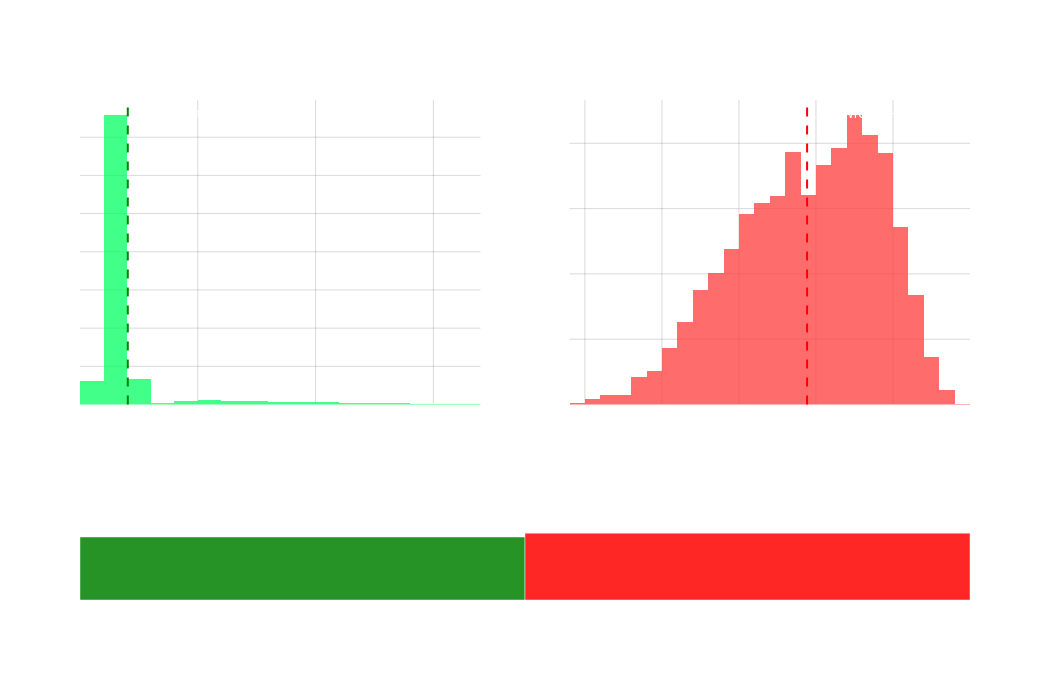

Notebook source saved alongside this figure:
### Markdown cell above
##### Let's Look at the Empirical P/L Distributions

### Code cell
import numpy as np
import random
import plotly.graph_objects as go
from plotly.subplots import make_subplots
from deuces import Card, Evaluator

# Reuse the dynamic "BET UP" logic from the main function in file_context_0
def get_positive_normal_bet(mean=100, std=40):
    bet = -1
    while bet <= 0:
        bet = np.random.normal(mean, std)
    return bet

def generate_betup_net_outcomes(num_games=10000):
    evaluator = Evaluator()
    hero_hand = [Card.new('As'), Card.new('Ah')]
    # Deck minus hero's aces
    full_deck = [Card.new(r+s) for r in Card.STR_RANKS for s in 'shdc' if Card.new(r+s) not in hero_hand]

    net_outcomes = []
    game_results = []  # 1 = win, 0 = tie, -1 = loss

    for step in range(num_games):
        random.shuffle(full_deck)
        cards_needed = full_deck[:15]
        opp_hands = [cards_needed[i*2:(i+1)*2] for i in range(5)]
        board = cards_needed[10:15]

        flop, turn, river = board[:3], board[:4], board[:5]
        streets = [flop, turn, river]

        hero_total_investment = 0
        total_street_pot = 0

        for street in streets:
            hero_score = evaluator.evaluate(street, hero_hand)
            opp_scores = [evaluator.evaluate(street, hand) for hand in opp_hands]

            # BET-UP LOGIC: If behind to anyone, bet large (mean=1000,std=400). If ahead, bet small (mean=100,std=40)
            if any(o_score < hero_score for o_score in opp_scores):
                street_bet = get_positive_normal_bet(mean=1000, std=400)
            else:
                street_bet = get_positive_normal_bet(mean=100, std=40)

            hero_total_investment += street_bet
            total_street_pot += (street_bet * 6) # 6 players

        try:
            hero_score_final = evaluator.evaluate(board, hero_hand)
            opp_scores_final = [evaluator.evaluate(board, hand) for hand in opp_hands]
        except KeyError as e:
            print(f"Error: { [Card.int_to_str(c) for c in board + hero_hand] }")
            raise e

        all_scores = [hero_score_final] + opp_scores_final
        min_score = min(all_scores)
        winners_count = all_scores.count(min_score)

        if hero_score_final == min_score:
            if winners_count == 1:
                game_results.append(1)  # win
            else:
                game_results.append(0)  # tie
            winnings = total_street_pot / winners_count
        else:
            game_results.append(-1)    # loss
            winnings = 0
        net_outcomes.append(winnings - hero_total_investment)

    return np.array(net_outcomes), np.array(game_results)

np.random.seed(2)
num_games = 10000
net_outcomes, game_results = generate_betup_net_outcomes(num_games)

# Separate wins and losses
wins = net_outcomes[game_results == 1]
losses = net_outcomes[game_results == -1]

# compute probabilities and EV
p_win = np.sum(game_results == 1) / num_games
p_loss = np.sum(game_results == -1) / num_games
p_tie = np.sum(game_results == 0) / num_games
EV = np.mean(net_outcomes)
EV_win = np.mean(wins) if wins.size > 0 else np.nan
EV_loss = np.mean(losses) if losses.size > 0 else np.nan

# Subplots: 2x1
fig = make_subplots(
    rows=2, cols=2,
    subplot_titles=(
        "Net Wealth Distribution: Wins", 
        "Net Wealth Distribution: Losses",
        "Probability of Outcome", ""
    ),
    specs=[[{"type": "histogram"}, {"type": "histogram"}],
           [{"type": "bar", "colspan": 2}, None]],
    row_heights=[0.7, 0.3],
    vertical_spacing=0.13
)

# Histogram for wins (green)
if wins.size > 0:
    fig.add_trace(
        go.Histogram(
            x=wins,
            name='Wins',
            marker_color='rgba(0,255,96,0.85)',
            nbinsx=25,
            showlegend=False,
            opacity=0.88
        ),
        row=1, col=1
    )
    fig.add_vline(
        x=EV_win, line_dash="dash", line_color="green",
        annotation_text=f"Win Mean: {EV_win:.1f}",
        annotation_position="top right", row=1, col=1
    )

# Histogram for losses (red)
if losses.size > 0:
    fig.add_trace(
        go.Histogram(
            x=losses,
            name='Losses',
            marker_color='rgba(255,64,64,0.87)',
            nbinsx=25,
            showlegend=False,
            opacity=0.88
        ),
        row=1, col=2
    )
    fig.add_vline(
        x=EV_loss, line_dash="dash", line_color="red",
        annotation_text=f"Loss Mean: {EV_loss:.1f}",
        annotation_position="top right", row=1, col=2
    )

# Probability bar chart (win/loss)
fig.add_trace(
    go.Bar(
        x=['Win', 'Loss'],
        y=[p_win, p_loss],
        marker_color=['green', 'red'],
        opacity=0.85,
        showlegend=False,
        text=[f'{p_win*100:.1f}%', f'{p_loss*100:.1f}%'],
        textposition='outside'
    ),
    row=2, col=1,
)

# Set up axes etc
fig.update_layout(
    height=680,
    width=1050,
    plot_bgcolor='rgba(0,0,0,0)',
    paper_bgcolor='rgba(0,0,0,0)',
    font=dict(color='white'),
    title_text="Distributions of Net Wealth per Game (Wins vs Losses, 'Bet Up' Logic)"
)

fig.update_xaxes(showgrid=True, gridcolor='rgba(128,128,128,0.3)', title_text='Net Wealth', row=1, col=1)
fig.update_yaxes(showgrid=True, gridcolor='rgba(128,128,128,0.3)', title_text='Count', row=1, col=1)
fig.update_xaxes(showgrid=True, gridcolor='rgba(128,128,128,0.3)', title_text='Net Wealth', row=1, col=2)
fig.update_yaxes(showgrid=True, gridcolor='rgba(128,128,128,0.3)', title_text='Count', row=1, col=2)
fig.update_xaxes(showgrid=False, row=2, col=1)
fig.update_yaxes(showgrid=False, row=2, col=1, title_text='Probability', range=[0,1])

fig.update_annotations(font_size=15)

fig.show()

# Print EV and probability values under the bar chart
from IPython.display import display, HTML
display(HTML(f"""
<div style="margin-top: 1.7em; padding:0.5em; background: #282832; color: #70ffff; font-size:1.4em; border-radius:9px;">
    <strong>Expected Value (EV) per Game:</strong> {EV:.2f}<br>
    <span style="color:#3f7;">Win Probability:</span> {p_win:.2%} &nbsp; | &nbsp;
    <span style="color:#f77;">Loss Probability:</span> {p_loss:.2%} &nbsp; | &nbsp;
    <span style="color:#bbb;">Tie Probability:</span> {p_tie:.2%}
</div>
"""))

### Figure 1 — Plotly figure (JSON) as saved in the notebook; plotly's stock layout.template omitted (floating-point values rounded to 4 significant figures; data arrays with more than 128 entries replaced by an {"elided": "..."} marker saying what was removed)
{"data": [{"marker": {"color": "rgba(0,255,96,0.85)"}, "name": "Wins", "nbinsx": 25, "opacity": 0.88, "showlegend": false, "type": "histogram", "x": {"elided": "4826 float values"}, "xaxis": "x", "yaxis": "y"}, {"marker": {"color": "rgba(255,64,64,0.87)"}, "name": "Losses", "nbinsx": 25, "opacity": 0.88, "showlegend": false, "type": "histogram", "x": {"elided": "5123 float values"}, "xaxis": "x2", "yaxis": "y2"}, {"marker": {"color": ["green", "red"]}, "opacity": 0.85, "showlegend": false, "text": ["48.3%", "51.2%"], "textposition": "outside", "type": "bar", "x": ["Win", "Loss"], "xaxis": "x3", "y": [0.4826, 0.5123], "yaxis": "y3"}], "layout": {"annotations": [{"font": {"size": 15}, "showarrow": false, "text": "Net Wealth Distribution: Wins", "x": 0.225, "xanchor": "center", "xref": "paper", "y": 1, "yanchor": "bottom", "yref": "paper"}, {"font": {"size": 15}, "showarrow": false, "text": "Net Wealth Distribution: Losses", "x": 0.775, "xanchor": "center", "xref": "paper", "y": 1, "yanchor": "bottom", "yref": "paper"}, {"font": {"size": 15}, "showarrow": false, "text": "Probability of Outcome", "x": 0.5, "xanchor": "center", "xref": "paper", "y": 0.261, "yanchor": "bottom", "yref": "paper"}, {"font": {"size": 15}, "showarrow": false, "text": "Win Mean: 2028.4", "x": 2028.0, "xanchor": "left", "xref": "x", "y": 1, "yanchor": "top", "yref": "y domain"}, {"font": {"size": 15}, "showarrow": false, "text": "Loss Mean: -2115.2", "x": -2115.0, "xanchor": "left", "xref": "x2", "y": 1, "yanchor": "top", "yref": "y2 domain"}], "font": {"color": "white"}, "height": 680, "paper_bgcolor": "rgba(0,0,0,0)", "plot_bgcolor": "rgba(0,0,0,0)", "shapes": [{"line": {"color": "green", "dash": "dash"}, "type": "line", "x0": 2028.0, "x1": 2028.0, "xref": "x", "y0": 0, "y1": 1, "yref": "y domain"}, {"line": {"color": "red", "dash": "dash"}, "type": "line", "x0": -2115.0, "x1": -2115.0, "xref": "x2", "y0": 0, "y1": 1, "yref": "y2 domain"}], "title": {"text": "Distributions of Net Wealth per Game (Wins vs Losses, 'Bet Up' Logic)"}, "width": 1050, "xaxis": {"anchor": "y", "domain": [0, 0.45], "gridcolor": "rgba(128,128,128,0.3)", "showgrid": true, "title": {"text": "Net Wealth"}}, "xaxis2": {"anchor": "y2", "domain": [0.55, 1], "gridcolor": "rgba(128,128,128,0.3)", "showgrid": true, "title": {"text": "Net Wealth"}}, "xaxis3": {"anchor": "y3", "domain": [0, 1], "showgrid": false}, "yaxis": {"anchor": "x", "domain": [0.391, 1], "gridcolor": "rgba(128,128,128,0.3)", "showgrid": true, "title": {"text": "Count"}}, "yaxis2": {"anchor": "x2", "domain": [0.391, 1], "gridcolor": "rgba(128,128,128,0.3)", "showgrid": true, "title": {"text": "Count"}}, "yaxis3": {"anchor": "x3", "domain": [0, 0.261], "range": [0, 1], "showgrid": false, "title": {"text": "Probability"}}}}
